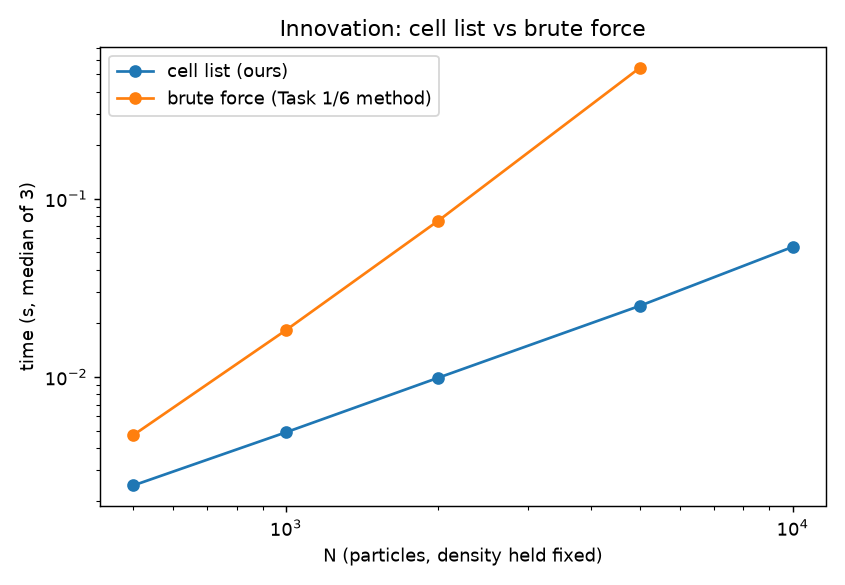

Here is the Python script that generated this plot:
"""
Task 8 - innovation: a cell-linked neighbor list.

Task 7 showed the brute-force (N,N,2) approach is O(N^2) in both memory and
time, and gets impractical around N~5000-10000 on this machine. A cell list
fixes that: split the box into cells the size of the cutoff radius, and only
check each particle against the ~9 cells around it, instead of every other
particle. For a fixed particle density that makes it ~O(N) instead of O(N^2).
"""

import time
from collections import defaultdict
import numpy as np
import matplotlib.pyplot as plt
import core

rc, k, r0 = 3.0, 1.5, 2.5


def cell_list_forces(pos, rc, k, r0, L):
    n = len(pos)
    cell_size = rc   # cells this size guarantee every pair within rc is found
                      # by checking only the 3x3 block of cells around each point
    ncells = max(1, int(L // cell_size) + 1)
    cell_of = np.clip((pos // cell_size).astype(int), 0, ncells - 1)

    cells = defaultdict(list)
    for i in range(n):
        cells[(cell_of[i, 0], cell_of[i, 1])].append(i)

    forces = np.zeros((n, 2))
    for i in range(n):
        cx, cy = cell_of[i]
        xi, yi = pos[i]
        fx = fy = 0.0
        for dcx in (-1, 0, 1):
            for dcy in (-1, 0, 1):
                for j in cells.get((cx + dcx, cy + dcy), ()):
                    if j == i:
                        continue
                    dx = xi - pos[j, 0]
                    dy = yi - pos[j, 1]
                    dist = (dx * dx + dy * dy) ** 0.5
                    if dist >= rc:
                        continue
                    mag = -k * (dist - r0)
                    safe = dist if dist != 0 else 1.0
                    fx += mag * dx / safe
                    fy += mag * dy / safe
        forces[i, 0] = fx
        forces[i, 1] = fy
    return forces


# ---- correctness: must match the brute-force result, not just be fast ----
pos, _ = core.init_state(200, 10.0 * (200 / 16) ** 0.5)
L_check = 10.0 * (200 / 16) ** 0.5
f_brute, _, _ = core.compute_forces(pos, rc, k, r0)
f_cell = cell_list_forces(pos, rc, k, r0, L_check)
err = np.abs(f_brute - f_cell).max()
print(f"correctness check (N=200): max force difference vs brute force = {err:.2e}")
assert err < 1e-8, "cell list doesn't match brute force!"
print("matches exactly (as it should: cell size == cutoff radius misses nothing)\n")

# ---- speed, at a fixed particle density so this is a fair O(N) vs O(N^2) test ----
Ns = [500, 1000, 2000, 5000, 10000]
REPEATS = 3
rows = []
for N in Ns:
    L = 10.0 * (N / 16) ** 0.5   # same density as every other task's N=16 baseline
    pos, _ = core.init_state(N, L)

    cell_times = []
    for _ in range(REPEATS):
        t0 = time.perf_counter()
        cell_list_forces(pos, rc, k, r0, L)
        cell_times.append(time.perf_counter() - t0)
    t_cell = float(np.median(cell_times))

    if N <= 5000:   # brute force beyond this risks the memory blowup from Task 7
        brute_times = []
        for _ in range(REPEATS):
            t0 = time.perf_counter()
            core.compute_forces(pos, rc, k, r0)
            brute_times.append(time.perf_counter() - t0)
        t_brute = float(np.median(brute_times))
    else:
        t_brute = None

    rows.append((N, t_cell, t_brute))
    if t_brute is not None:
        print(f"N={N:>6}: cell list = {t_cell:.4f}s, brute force = {t_brute:.4f}s, "
              f"speedup = {t_brute/t_cell:.1f}x")
    else:
        print(f"N={N:>6}: cell list = {t_cell:.4f}s, brute force = skipped "
              "(Task 7: too much memory to safely allocate here)")

plt.figure(figsize=(6.5, 4.5))
plt.plot([r[0] for r in rows], [r[1] for r in rows], "o-", label="cell list (ours)")
brute_Ns = [r[0] for r in rows if r[2] is not None]
brute_ts = [r[2] for r in rows if r[2] is not None]
plt.plot(brute_Ns, brute_ts, "o-", label="brute force (Task 1/6 method)")
plt.xlabel("N (particles, density held fixed)")
plt.ylabel("time (s, median of 3)")
plt.yscale("log")
plt.xscale("log")
plt.title("Innovation: cell list vs brute force")
plt.legend()
plt.tight_layout()
plt.savefig("task8_innovation.png", dpi=130)
print("\nsaved task8_innovation.png")

n5000 = next(r for r in rows if r[0] == 5000)
print(f"\nat N=5000: speedup = {n5000[2]/n5000[1]:.1f}x "
      "(and the cell list keeps running fine all the way to N=10000, "
      "right where Task 7 found the brute-force array becomes impractical)")
